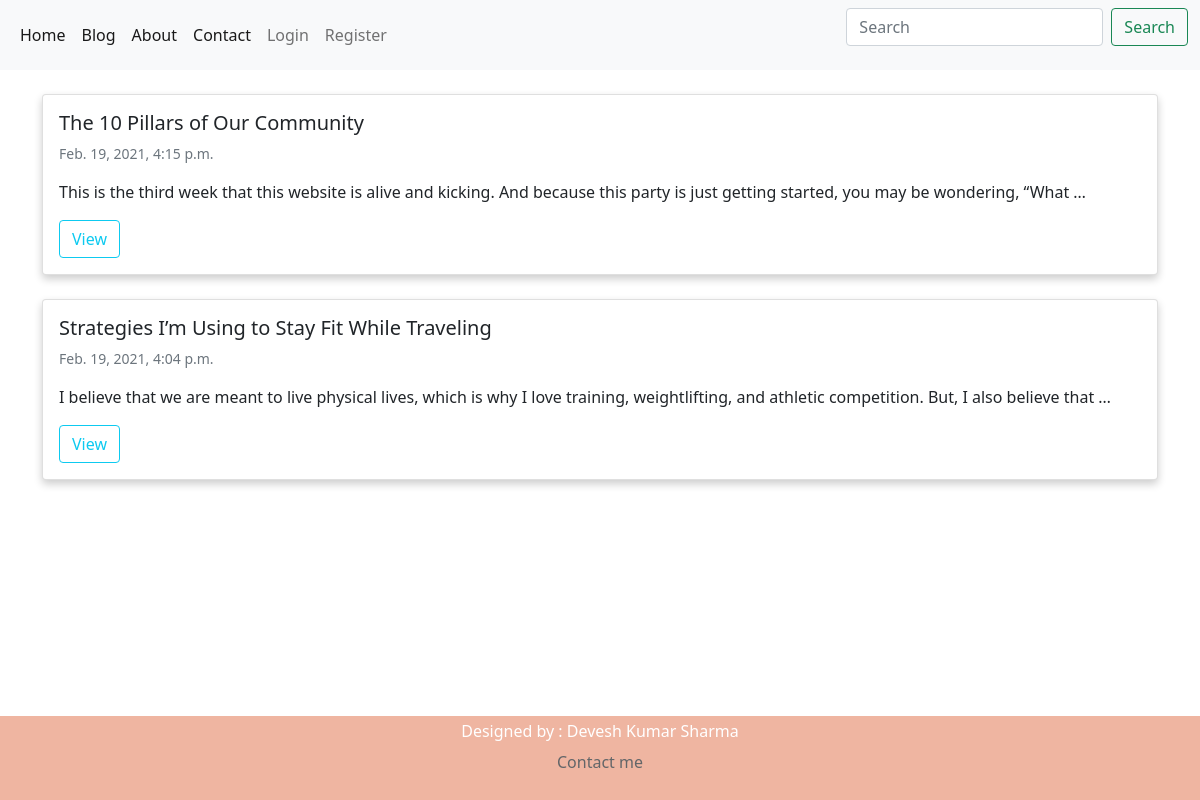
Screenshot of /blog/ with the database file from the repository.
### loginapp/models.py (models this page shows, shortened)
class Blogpost(models.Model):
    user = models.ForeignKey(User, default=1, on_delete=models.SET_NULL, null=True)
    image = models.ImageField(upload_to='images/', blank=True, null=True)
    title = models.CharField(max_length=50)
    slug = models.SlugField(unique=True,blank=False) # used for better urls hello world becomes hello-world
    content = models.TextField(max_length=2000, null=True, blank=True)
    publish_date = models.DateTimeField(auto_now=False, auto_now_add=False, null=True, blank=True)
    timestamp = models.DateTimeField(auto_now_add=True)
    updated = models.DateTimeField(auto_now=True)
    class Meta:
        ordering = ['-updated', '-publish_date', '-timestamp']
    def get_absolute_url(self):
        return f"/blog/{self.slug}"

### loginapp/views.py (the view)
# urls.py: path('',views.blog_post_list_view,name="blog_post_list_view"),
def blog_post_list_view(request):
    now = timezone.now()
    qs = Blogpost.objects.filter(publish_date__lte=now)
    if request.user.is_authenticated:
        my_qs = Blogpost.objects.filter(user=request.user)
        qs = (qs | my_qs).distinct()
    template_name = 'blog_post_list.html'
    context = {'object_list':qs}
    return render(request, template_name, context)

### loginapp/templates/blog_post_list.html (shortened to what this page needs)
{% extends "base.html" %}
{% block content %}
    <br>
    {% for object in object_list %}
    <div  class="card" style="box-shadow: 0 4px 8px 0 rgba(0,0,0,0.2);transition: 0.3s;">
        <div class="card-body">
            <h5 class=card-title>{{object.title}}</h5>
            <small class="text-muted">{{object.publish_date}}</small>
            <p class="card-text">{{object.content | linebreaks | truncatewords:25}}</p>
            <a href="{{ object.get_absolute_url }}" class="btn btn-outline-info">View</a>
        </div>
    </div>
    <br>
    {% endfor %}
    <br>
{% endblock %}

### templates/base.html (shortened to what this page needs)
{% load static %}
<html>
    <head>
        <link href="https://cdn.jsdelivr.net/npm/bootstrap@5.0.0-beta2/dist/css/bootstrap.min.css" rel="stylesheet">
      </head>
    <body>
        <nav class="navbar navbar-expand-lg navbar-light bg-light">
            <div class="container-fluid">
              <div class="collapse navbar-collapse" id="navbarSupportedContent">
                <ul class="navbar-nav me-auto mb-2 mb-lg-0">
                  <li class="nav-item">
                    <a class="nav-link active" aria-current="page" href="{% url 'home' %}">Home</a>
                  </li>
                  <li class="nav-item">
                    <a class="nav-link active" aria-current="page" href="{% url 'blog_post_list_view' %}">Blog</a>
                  </li>
                  <li>
                    <a class="nav-link active" aria-current="page" href="{% url 'about' %}">About</a>
                  </li>
                  <li>
                    <a class="nav-link active" aria-current="page" href="{% url 'contact' %}">Contact</a>
                  </li>
                  {% if request.user.is_authenticated %}
                    <li class="nav-item">
                        <a class="nav-link" href="{% url 'blog_post_create_view' %}">New Post</a>
                    </li>
                    <li class="nav-item">
                        <a class="nav-link" href="{% url 'logoutPage' %}">Logout</a>
                    </li>
                    <li class="nav-item">
                      <a href="#" class="nav-link">Welcome : {{request.user}}</a>
                    </li>
                  {% else %}
                    <li class="nav-item">
                      <a class="nav-link" href="{% url 'login' %}">Login</a>
                    </li>
                    <li class="nav-item">
                      <a class="nav-link" href="{% url 'register' %}">Register</a>
                    </li>
                  {% endif %}
                </ul>
                <form class="d-flex" action="/search/">
                  <input class="form-control me-2"  placeholder="Search" name='q' aria-label="Search" required>
                  <button class="btn btn-outline-success" type="submit">Search</button>
                </form>
              </div>
            </div>
          </nav>
          <div class="container" style="width:auto;">
            {% block content %}
            {% endblock %}
          </div>
            <br>
            <br>
            <br>
            <br>
            <footer>
              <p>Designed by : Devesh Kumar Sharma<br>
              <a href="https://www.linkedin.com/in/devesh-kumar-sharma-86921816a/" class="btn btn-block">Contact me</a></p>
            </footer>
    </body>
</html>

### templates/base.html (style rules this page uses)
footer { text-align: center; padding: 3px; background-color: DarkSalmon; color: white; bottom: 0; left: 0; width: 100%; opacity: 70%; position: fixed; }

### rows the page displays
Blogpost: title "The 10 Pillars of Our Community", publish_date "Feb. 19, 2021, 4:15 p.m.", content "This is the third week that this website is alive and kicking. And because this party is just getting started, you may be wondering, “What …"
Blogpost: title "Strategies I’m Using to Stay Fit While Traveling", publish_date "Feb. 19, 2021, 4:04 p.m.", content "I believe that we are meant to live physical lives, which is why I love training, weightlifting, and athletic competition. But, I also believe that …"
